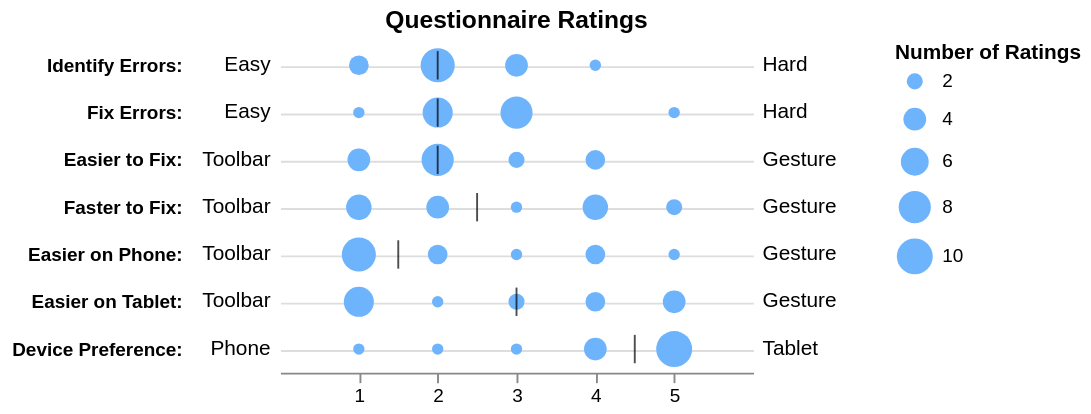

Vega-Lite specification stored for this chart:
### Vega specification from a JSON file in a GitHub repository (floating-point values rounded to 4 significant figures; data arrays with more than 128 entries replaced by an {"elided": "..."} marker saying what was removed)
{"$schema": "https://vega.github.io/schema/vega/v5.json", "description": "Likert Scale Ratings Distributions and Medians. (Figure 9 from @jhoffswell and @zcliu's ['Interactive Repair of Tables Extracted from PDF Documents on Mobile Devices'](https://idl.cs.washington.edu/files/2019-InteractiveTableRepair-CHI.pdf))", "autosize": "pad", "padding": 5, "width": 250, "height": 175, "title": {"text": "Questionnaire Ratings", "frame": "group"}, "style": "cell", "encode": {"update": {"stroke": {"value": null}}}, "data": [{"name": "medians", "values": [{"name": "Identify Errors:", "median": 2.0, "lo": "Easy", "hi": "Hard"}, {"name": "Fix Errors:", "median": 2, "lo": "Easy", "hi": "Hard"}, {"name": "Easier to Fix:", "median": 2.0, "lo": "Toolbar", "hi": "Gesture"}, {"name": "Faster to Fix:", "median": 2.5, "lo": "Toolbar", "hi": "Gesture"}, {"name": "Easier on Phone:", "median": 1.5, "lo": "Toolbar", "hi": "Gesture"}, {"name": "Easier on Tablet:", "median": 3.0, "lo": "Toolbar", "hi": "Gesture"}, {"name": "Device Preference:", "median": 4.5, "lo": "Phone", "hi": "Tablet"}]}, {"name": "values", "values": {"elided": "170 records"}}, {"name": "data_0", "source": "medians", "transform": [{"type": "filter", "expr": "datum[\"median\"] !== null && !isNaN(datum[\"median\"])"}]}, {"name": "data_1", "source": "values", "transform": [{"type": "filter", "expr": "datum.name != 'Toolbar_First'"}, {"type": "filter", "expr": "datum.name != 'Tablet_First'"}, {"type": "filter", "expr": "datum.name != 'Participant ID'"}, {"type": "aggregate", "groupby": ["name", "value"], "ops": ["count"], "fields": [null], "as": ["__count"]}, {"type": "filter", "expr": "datum[\"value\"] !== null && !isNaN(datum[\"value\"])"}]}], "marks": [{"name": "layer_0_marks", "type": "symbol", "style": ["circle"], "from": {"data": "data_1"}, "encode": {"update": {"fill": {"value": "#6EB4FD"}, "tooltip": {"signal": "{\"name\": ''+datum[\"name\"], \"value\": format(datum[\"value\"], \"\"), \"Number of Ratings\": format(datum[\"__count\"], \"\")}"}, "x": {"scale": "x", "field": "value"}, "y": {"scale": "y", "field": "name"}, "size": {"scale": "size", "field": "__count"}, "shape": {"value": "circle"}}}}, {"name": "layer_1_marks", "type": "rect", "style": ["tick"], "from": {"data": "data_0"}, "encode": {"update": {"opacity": {"value": 0.7}, "fill": {"value": "black"}, "tooltip": {"signal": "{\"name\": ''+datum[\"name\"], \"median\": format(datum[\"median\"], \"\")}"}, "xc": {"scale": "x", "field": "median"}, "yc": {"scale": "y", "field": "name"}, "height": {"value": 15}, "width": {"value": 1}}}}, {"name": "layer_2_marks", "type": "text", "style": ["text"], "from": {"data": "medians"}, "encode": {"update": {"align": {"value": "right"}, "x": {"value": -5}, "fill": {"value": "black"}, "tooltip": {"signal": "{\"name\": ''+datum[\"name\"], \"lo\": ''+datum[\"lo\"]}"}, "y": {"scale": "y", "field": "name"}, "text": {"signal": "''+datum[\"lo\"]"}, "baseline": {"value": "middle"}}}}, {"name": "layer_3_marks", "type": "text", "style": ["text"], "from": {"data": "medians"}, "encode": {"update": {"align": {"value": "left"}, "x": {"value": 255}, "fill": {"value": "black"}, "tooltip": {"signal": "{\"name\": ''+datum[\"name\"], \"hi\": ''+datum[\"hi\"]}"}, "y": {"scale": "y", "field": "name"}, "text": {"signal": "''+datum[\"hi\"]"}, "baseline": {"value": "middle"}}}}], "scales": [{"name": "x", "type": "linear", "domain": {"fields": [[0, 6], [1, 5]]}, "range": [0, {"signal": "width"}], "nice": true, "zero": true}, {"name": "y", "type": "point", "domain": {"fields": [{"data": "data_1", "field": "name"}, {"data": "data_0", "field": "name"}, {"data": "medians", "field": "name"}]}, "range": [0, {"signal": "height"}], "padding": 0.5}, {"name": "size", "type": "linear", "domain": {"data": "data_1", "field": "__count"}, "range": [0, 361], "zero": true}], "axes": [{"scale": "x", "orient": "bottom", "grid": false, "values": [1, 2, 3, 4, 5], "labelFlush": true, "labelOverlap": true, "tickCount": {"signal": "ceil(width/40)"}, "zindex": 1}, {"scale": "y", "orient": "left", "grid": false, "domain": false, "labelFontWeight": "bold", "offset": 50, "ticks": false, "zindex": 1}, {"scale": "y", "orient": "left", "grid": true, "gridScale": "x", "domain": false, "labels": false, "maxExtent": 0, "minExtent": 0, "ticks": false, "zindex": 0}], "legends": [{"offset": 75, "title": "Number of Ratings", "size": "size", "gradientLength": {"signal": "clamp(height, 64, 200)"}, "symbolType": "circle", "encode": {"symbols": {"update": {"fill": {"value": "#6EB4FD"}, "shape": {"value": "circle"}, "stroke": {"value": "transparent"}}}}}]}
